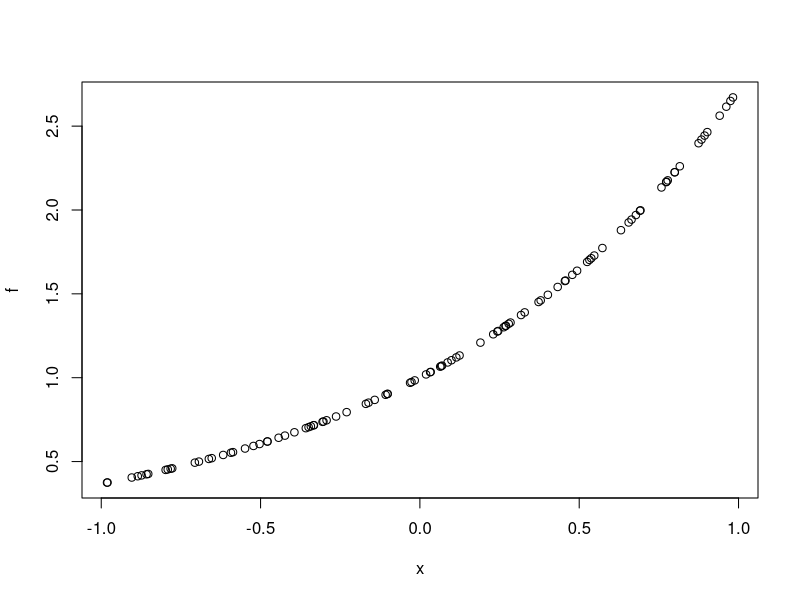
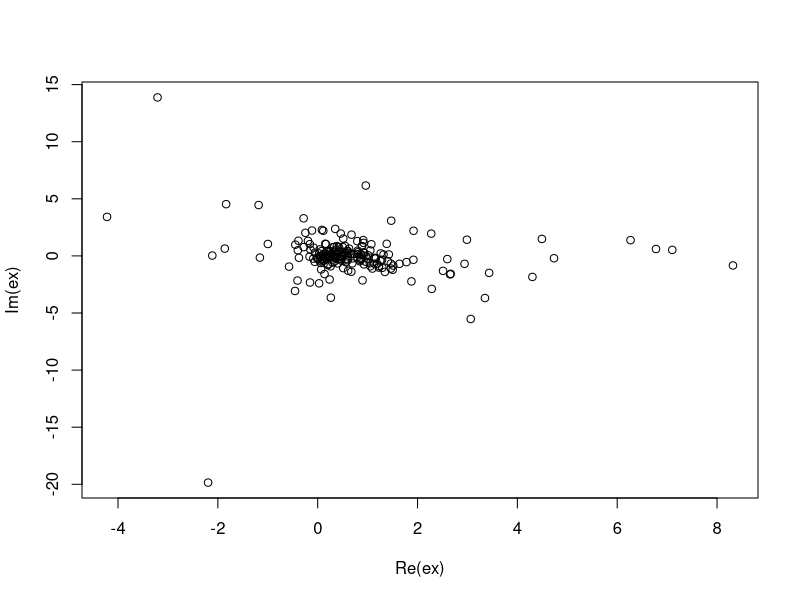
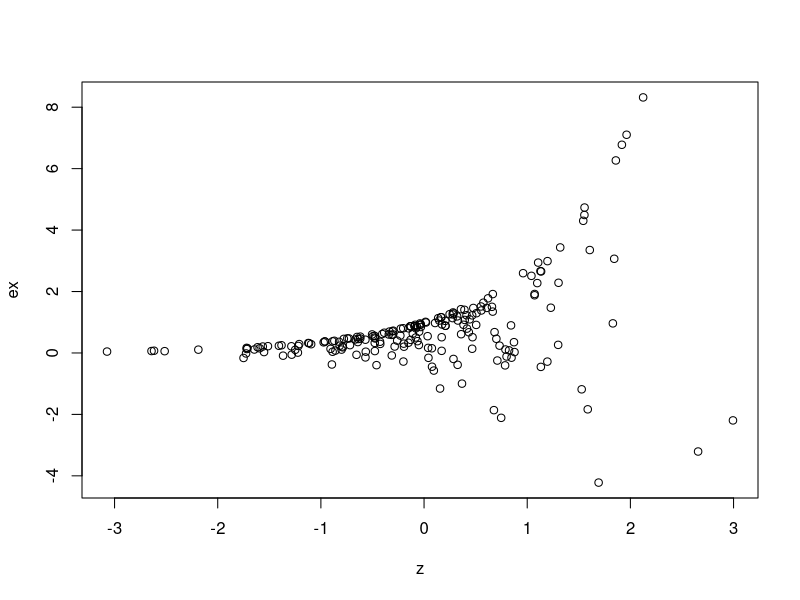

Reproduce these figures in R, in order.
#exponential function

n=100
x<-runif(n,min=-1,max=1)
#x
f<-exp(x)
plot(x,f)
################################
number=200
z<-complex(real = rnorm(number),imaginary = rnorm(number))
ex<-exp(z)
head(z)
#plot(z)
plot(ex)
head(ex)
plot(z,ex)
